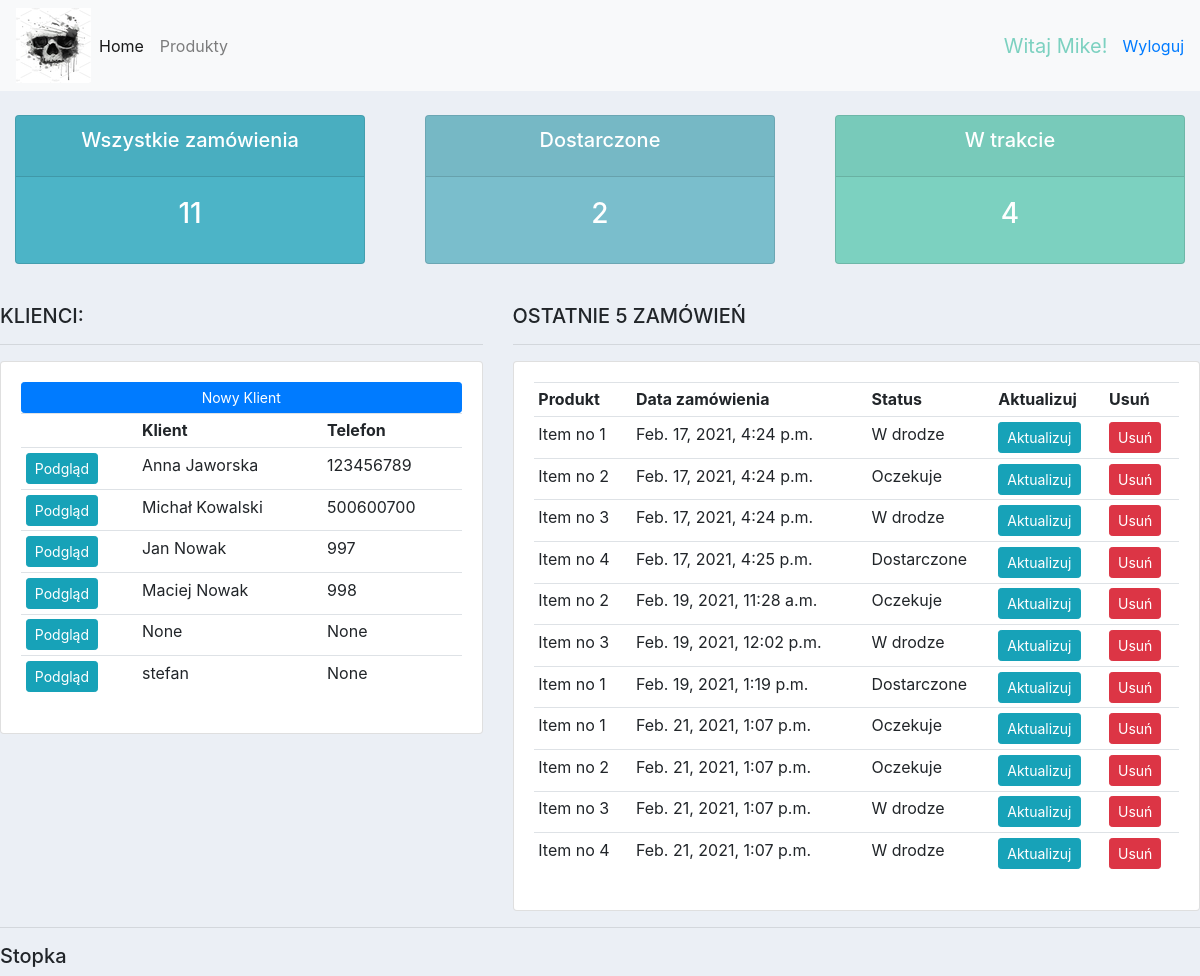
Before: / (signed in) with the older database file.
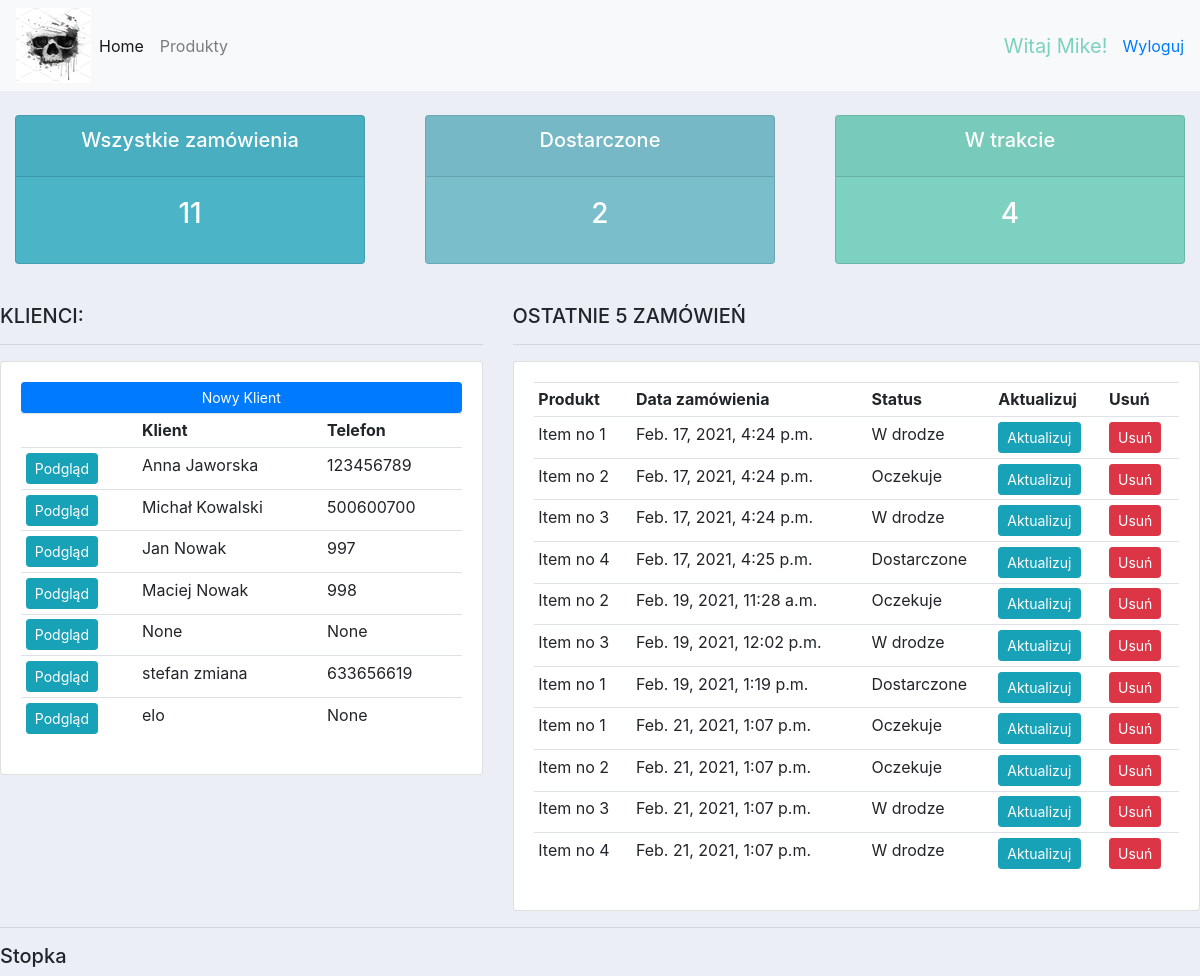
After: the same page with the newer database file.
### accounts/models.py (models this page shows, shortened)
class Customer(models.Model):
    user = models.OneToOneField(User, null=True, blank=True, on_delete=models.CASCADE)
    name = models.CharField(max_length=150, null=True)
    phone = models.CharField(max_length=150, null=True)
    email = models.CharField(max_length=155, null=True)
    date_created = models.DateTimeField(auto_now_add=True, null=True)
    profile_picture = models.ImageField(default='skull.jpg', null=True, blank=True)

class Order(models.Model):
    STATUS = (
        ('Oczekuje', 'Oczekuje'),
        ('W drodze', 'W drodze'),
        ('Dostarczone', 'Dostarczone'),
    )
    customer = models.ForeignKey(Customer, null=True, on_delete=models.SET_NULL)
    product = models.ForeignKey(Product, null=True, on_delete=models.SET_NULL)
    date_created = models.DateTimeField(auto_now_add=True, null=True)
    status = models.CharField(max_length=150, null=True, choices=STATUS)
    note = models.CharField(max_length=800, null=True)

class Product(models.Model):
    CATEGORY = (
        ('Promocja', 'Promocja'),
    )
    name = models.CharField(max_length=150, null=True)
    price = models.FloatField(max_length=150, null=True)
    category = models.CharField(max_length=150, null=True, choices=CATEGORY)
    description = models.TextField(max_length=150, null=True, blank=True)
    date_created = models.DateTimeField(auto_now_add=True, null=True)
    tags = models.ManyToManyField(Tag)

### accounts/decorators.py (the view)
        def wrapper_func(request, *args, **kwargs):
            group = None
            if request.user.groups.exists():
                group = request.user.groups.all()[0].name
            if group in allowed_roles:
                return view_func(request, *args, **kwargs)
            else:
                return redirect('user')

### accounts/views.py (called while the page is built)
@login_required(login_url='login')
@allowed_users(allowed_roles=['admin'])
def home(request):
    orders = Order.objects.all()
    customers = Customer.objects.all()
    total_customers = customers.count()
    total_orders = orders.count()
    delivered = orders.filter(status='Dostarczone').count()
    pending = orders.filter(status='Oczekuje').count()
    context = {'orders': orders, 'customers': customers, 'total_orders': total_orders,
               'delivered': delivered, 'pending': pending}
    return render(request, 'accounts/dashboard.html', context)

### accounts/templates/accounts/dashboard.html
{%  extends 'accounts/main.html' %}
{% block content %}
    {%  include 'accounts/status.html' %}
    <br>
    <div class="row">
        <div class="col-md-5">
            <h5><KLIENCI></KLIENCI>KLIENCI:</h5>
            <hr>
            <div class="card card-body">
                <a class="btn btn-primary  btn-sm btn-block" href="">Nowy Klient</a>
                <table class="table table-sm">
                    <tr>
                        <th></th>
                        <th>Klient</th>
                        <th>Telefon</th>
                    </tr>
                    {% for customer in customers %}
                    <tr>
                        <td><a class="btn btn-sm btn-info" href="{% url 'customer' customer.id %}">Podgląd</a> </td>
                        <td>{{ customer.name }}</td>
                        <td>{{ customer.phone }}</td>
                    {% endfor %}
                    </tr>
                </table>
            </div>
        </div>
        <div class="col-md-7">
            <h5>OSTATNIE 5 ZAMÓWIEŃ</h5>
            <hr>
            <div class="card card-body">
                <table class="table table-sm">
                    <tr>
                        <th>Produkt</th>
                        <th>Data zamówienia</th>
                        <th>Status</th>
                        <th>Aktualizuj</th>
                        <th>Usuń</th>
                    </tr>
                    {% for order in orders %}
                        <tr>
                        <td>{{ order.product.name }}</td>
                        <td>{{ order.date_created }}</td>
                        <td>{{ order.status }}</td>
                        <td><a class="btn btn-sm btn-info" href="{% url 'update_order' order.id %}">Aktualizuj</a></td>
                        <td><a class="btn btn-sm btn-danger" href="{% url 'delete_order' order.id %}">Usuń</a></td>
                    {% endfor %}
                </table>
            </div>
        </div>
    </div>
{% endblock %}

### accounts/templates/accounts/main.html (shortened to what this page needs)
{% load static %}
<!DOCTYPE html>
<html lang="en">
<head>
    <link rel="stylesheet" href="https://stackpath.bootstrapcdn.com/bootstrap/4.4.1/css/bootstrap.min.css"
>
    <link rel="stylesheet" type="text/css" href="{% static '/css/main.css' %}">
</head>
<body>
{% include 'accounts/navbar.html' %}
{% block content %}
{% endblock %}
<hr>
<h5>Stopka</h5>
</body>
</html>

### accounts/templates/accounts/navbar.html (shortened to what this page needs)
{% load static %}
<nav class="navbar navbar-expand-lg navbar-light bg-light">
    <img src="{% static 'images/skull.jpg' %}" alt="">
    <div class="collapse navbar-collapse" id="navbarNav">
        <ul class="navbar-nav">
            {% if request.user.is_staff %}
            <li class="nav-item active">
                <a class="nav-link" href="{% url 'home' %}">Home <span class="sr-only">(current)</span></a>
            </li>
            <li class="nav-item">
                <a class="nav-link" href="{% url 'products' %}">Produkty</a>
            </li>
            {% else %}
                <li class="nav-item">
                <a class="nav-link" href="{% url 'account' %}">Ustawienia</a>
                </li>
            {% endif %}
        </ul>
    </div>
    <span id="hello-msg">Witaj {{ request.user }}! </span>
    <span><a href="{% url 'logout' %}" >Wyloguj</a></span>
</nav>

### accounts/templates/accounts/status.html
<br>
<div class="row">
    <div class="col">
        <div class="col-md">
            <div class="card text-center text-white  mb-3" id="total-orders">
                <div class="card-header">
                    <h5 class="card-title">Wszystkie zamówienia</h5>
                </div>
                <div class="card-body">
                    <h3 class="card-title">{{ total_orders }}</h3>
                </div>
            </div>
        </div>
    </div>
    <div class="col">
        <div class="col-md">
            <div class="card text-center text-white  mb-3" id="orders-delivered">
                <div class="card-header">
                    <h5 class="card-title">Dostarczone</h5>
                </div>
                <div class="card-body">
                    <h3 class="card-title">{{ delivered }}</h3>
                </div>
            </div>
        </div>
    </div>
    <div class="col">
        <div class="col-md">
            <div class="card text-center text-white  mb-3" id="orders-pending">
                <div class="card-header">
                    <h5 class="card-title">W trakcie</h5>
                </div>
                <div class="card-body">
                    <h3 class="card-title">{{ pending }}</h3>
                </div>
            </div>
        </div>
    </div>
</div>

### static/css/main.css (style rules this page uses)
body { background-color: #ebeff5; }
#total-orders { background-color: #4cb4c7; }
#orders-delivered { background-color: #7abecc; }
#orders-pending { background-color: #7CD1C0; }

### accounts/templates/accounts/navbar.html (style rules this page uses)
#hello-msg { font-size: 20px; color: #7CD1C0; margin-right: 15px; }

Changed rows visible on the page:
changed Customer: name "stefan" → "stefan zmiana"; phone "None" → "633656619"
added Customer: name "elo", phone "None"
